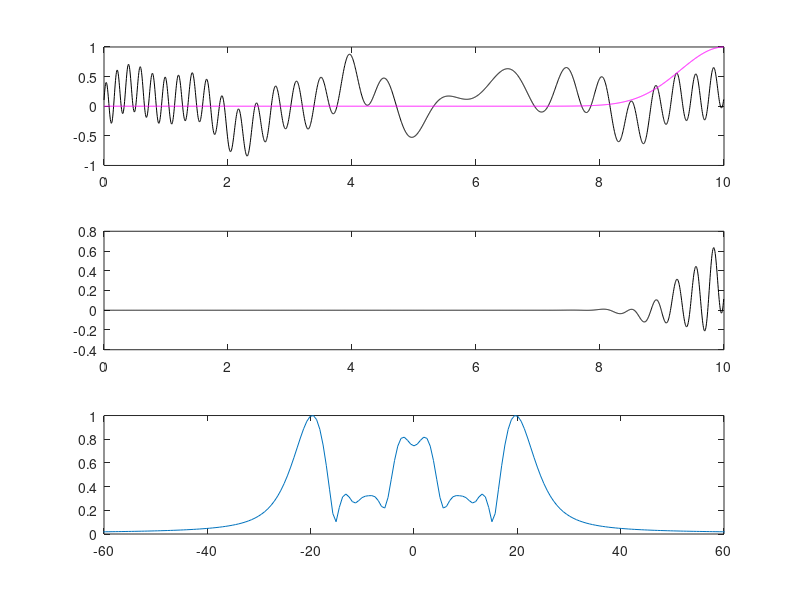
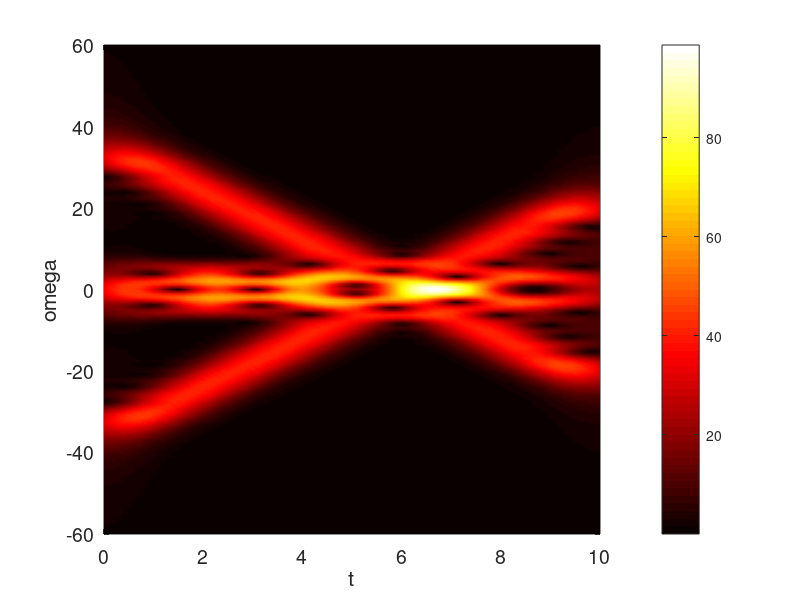

Recreate these plots in MATLAB, in order.
clear all; close all; clc;

%signal to analyze
%domain size (10 units, could be seconds)
L=10; 
%number fourier modes 
n=2048;
%define linear space domain
%slice it into time slices, from 0 to L in n+1 points periodic boundary
t2=linspace(0,L,n+1); t=t2(1:n);
%k values normalize it in shifted space
k=(2*pi/L)*[0:n/2-1 -n/2:-1];
%unshifted domain
ks=ifftshift(k);

%signal up
S=(3*sin(2*t)+0.5*tanh(0.5*(t-3))+0.28*exp(-(t-4).^2) ...
    +1.5*sin(5*t)+4*cos(3*(t-6).^2))/10+(t/20).^3;
%fourier transform
St=fft(S);

%create gabor filter width (a b length)
width=1;
slide=0:0.1:10;
spec=[];

for j=1:length(slide)
   %simple gaussian filter centered at 4
   f=exp(-width*(t-slide(j)).^2); 
   
   %signal time filter
   Sf=f.*S;
   %what is energy content I just filtered in my little window
   Sft=fft(Sf);
   
   %plot signal and filter
   subplot(3,1,1), plot(t,S,'k',t,f,'m');
   %plot filtered signal
   subplot(3,1,2), plot(t,Sf,'k');
   %plot fourier transform of that ks vs. 
   subplot(3,1,3), plot(ks,abs(fftshift(Sft))/max(abs(fftshift(Sft))))
   axis([-60 60 0 1])
   drawnow
   pause(0.1)
   %recursively add 
   spec=[spec; abs(fftshift(Sft))]
   
end
figure(2)
pcolor(slide, ks, spec.'),shading interp
set(gca, 'ylim',[-60 60],'Fontsize',(14))
colormap(hot)
xlabel('t')
ylabel('omega')
colorbar
